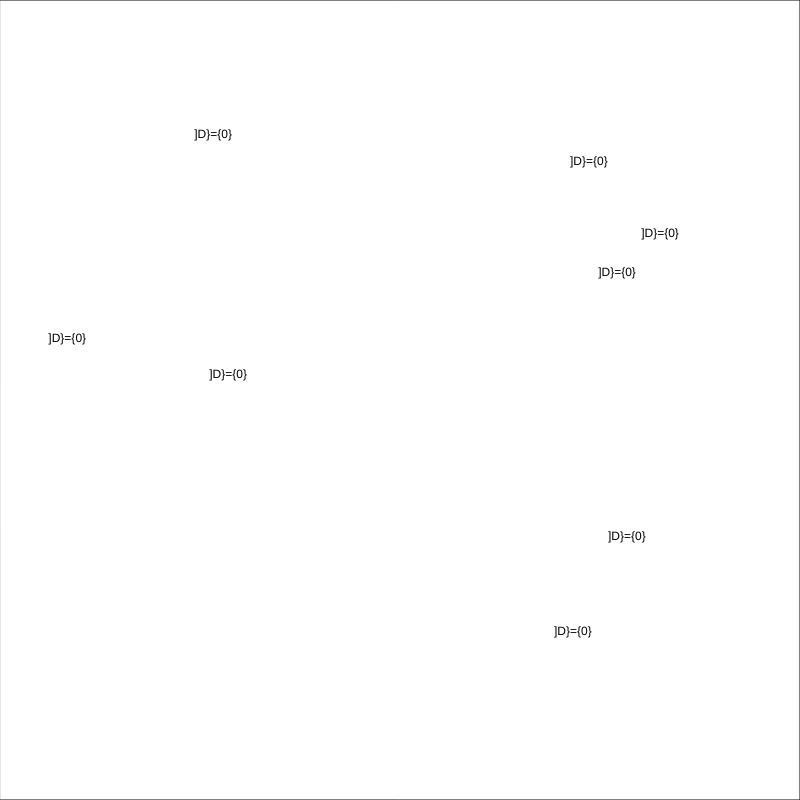
Frame 1 (no input)
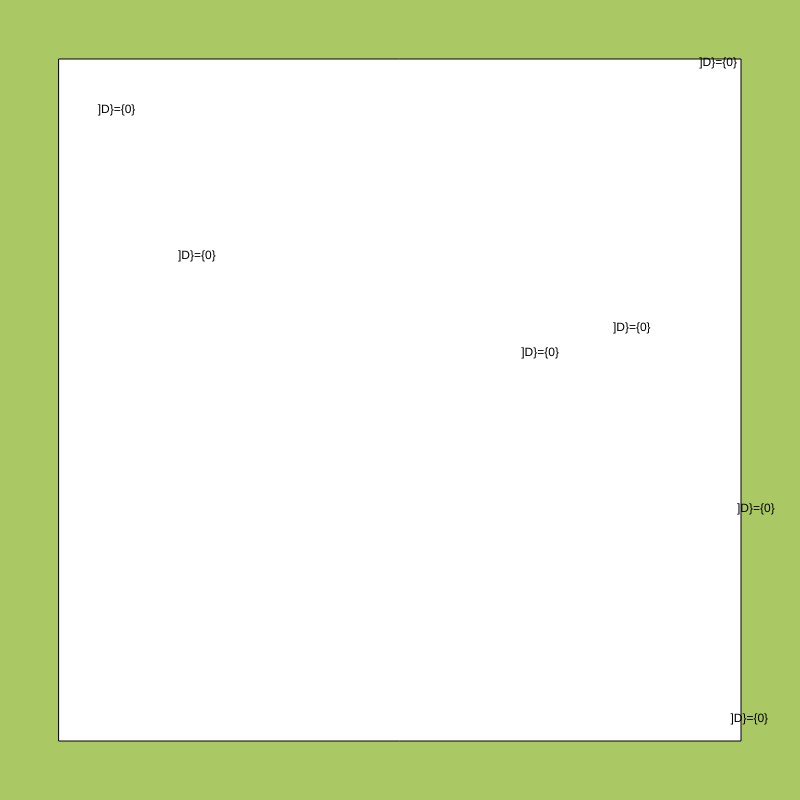
Frame 60 (no input)
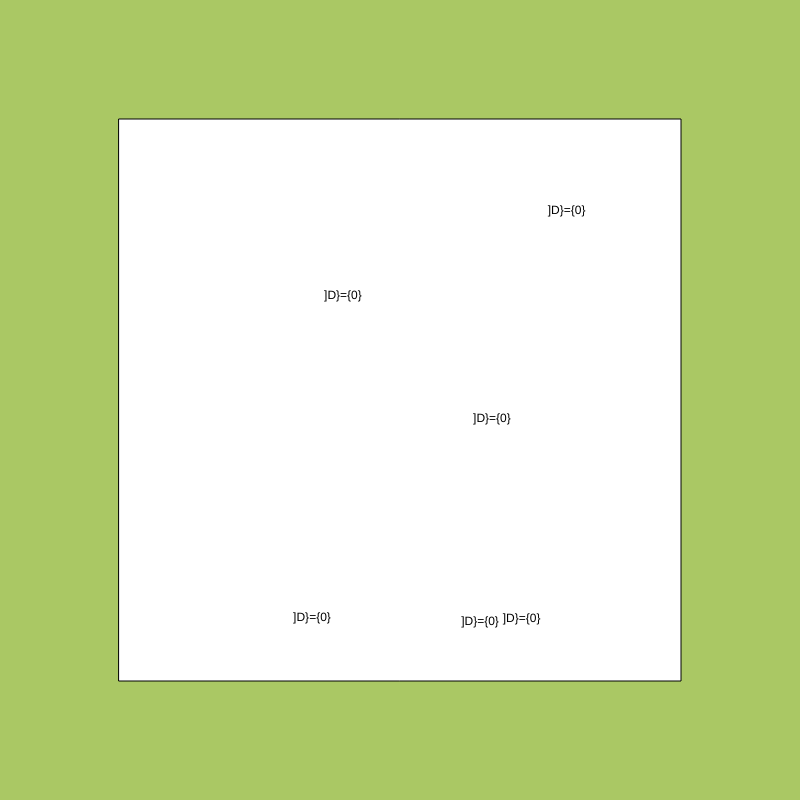
Frame 120 (the mouse pressed at the canvas centre since frame 60)

The p5.js sketch that drew these frames (run headless with seeded random() and noise() and a simulated clock; from frame 60 on, the mouse is pressed at the canvas centre):

// p5.js sketch
// ── sketch.js
  let sugarSize = 800;      //variable for identifying the size of the sugar cube
  let cubeX = 800;          //variable to assertain the X boundary of the sugar cube
  let cubeY = 800;          //vairable to assertain the Y boundary of the sugar cube
  let graphX = 0;           //variable to track the X position of the graph
  let graphY = 0;           //variable to track the Y position of the graph
  let ant = "]D}={0}";      //text art to represent an ant

function setup() {
  createCanvas(800, 800);  //sets the canvas size
}
function draw() {
  background(170,200,100);  //background colour of a nice field
  if (sugarSize > -1) {  //so long as the sugar cube is visible, do the following:
  translate(graphX, graphY); //sets up the movement of the canvas
  graphX ++;  //graph moves to the right
  graphY ++;  //graph moves down
  square (0, 0, sugarSize);  //create the square and constantly updates the size
  sugarSize = sugarSize - 2;  //sugar size decreases by 2 each frame
  cubeX = cubeX - 2;  //shrinks the boundary that the ants can spawn in
  cubeY = cubeY - 2;  //shrinks the boundary that the ants can spawn in
  text(ant, random(0, cubeX), random(0, cubeY));  //creates ants to randomly spawn across the shrinking cube
}
if (sugarSize >700) { //as the cube shrinks, less ants will spawn on the cube.
    text(ant, random(0, cubeX), random(0, cubeY));  
}
if (sugarSize >600) {
    text(ant, random(0, cubeX), random(0, cubeY));  
}
if (sugarSize >500) {
    text(ant, random(0, cubeX), random(0, cubeY));  
}
if (sugarSize >400) {
    text(ant, random(0, cubeX), random(0, cubeY));  
}
if (sugarSize >300) {
    text(ant, random(0, cubeX), random(0, cubeY));  
}
if (sugarSize >200) {
    text(ant, random(0, cubeX), random(0, cubeY));  
}
if (sugarSize >100) {
    text(ant, random(0, cubeX), random(0, cubeY));  
}
if (sugarSize <5) {    //if the sugar cube is gone, do the following:
  ant = " ";  //the ants will leave when the sugar is gone
}
}
